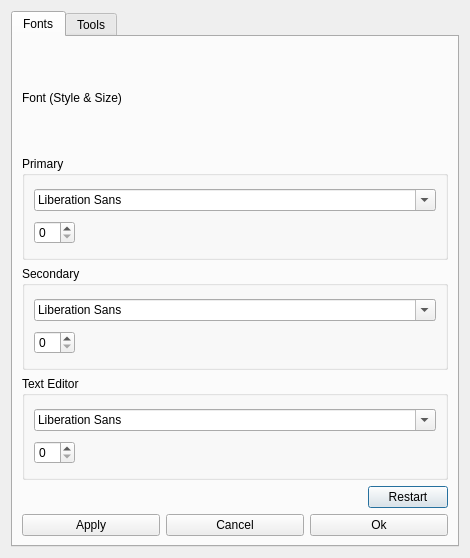
<?xml version="1.0" encoding="UTF-8"?>
<ui version="4.0">
 <class>Dialog</class>
 <widget class="QDialog" name="Dialog">
  <property name="geometry">
   <rect>
    <x>0</x>
    <y>0</y>
    <width>470</width>
    <height>558</height>
   </rect>
  </property>
  <property name="windowTitle">
   <string>Dialog</string>
  </property>
  <layout class="QVBoxLayout" name="verticalLayout_5">
   <item>
    <widget class="QTabWidget" name="tabWidget">
     <property name="tabPosition">
      <enum>QTabWidget::TabPosition::North</enum>
     </property>
     <property name="tabShape">
      <enum>QTabWidget::TabShape::Rounded</enum>
     </property>
     <property name="currentIndex">
      <number>0</number>
     </property>
     <widget class="QWidget" name="font_tab">
      <attribute name="title">
       <string>Fonts</string>
      </attribute>
      <layout class="QVBoxLayout" name="verticalLayout_4">
       <item>
        <widget class="QLabel" name="label">
         <property name="text">
          <string>Font (Style &amp; Size)</string>
         </property>
        </widget>
       </item>
       <item>
        <widget class="QGroupBox" name="groupBox">
         <property name="title">
          <string>Primary</string>
         </property>
         <layout class="QVBoxLayout" name="verticalLayout_2">
          <item>
           <widget class="QFontComboBox" name="fontComboBox"/>
          </item>
          <item>
           <layout class="QHBoxLayout" name="horizontalLayout_3">
            <item>
             <widget class="QSpinBox" name="spinBox"/>
            </item>
            <item>
             <spacer name="horizontalSpacer">
              <property name="orientation">
               <enum>Qt::Orientation::Horizontal</enum>
              </property>
              <property name="sizeHint" stdset="0">
               <size>
                <width>40</width>
                <height>20</height>
               </size>
              </property>
             </spacer>
            </item>
           </layout>
          </item>
         </layout>
        </widget>
       </item>
       <item>
        <widget class="QGroupBox" name="groupBox_2">
         <property name="title">
          <string>Secondary</string>
         </property>
         <layout class="QVBoxLayout" name="verticalLayout_3">
          <item>
           <widget class="QFontComboBox" name="fontComboBox_2"/>
          </item>
          <item>
           <layout class="QHBoxLayout" name="horizontalLayout_5">
            <item>
             <widget class="QSpinBox" name="spinBox_2"/>
            </item>
            <item>
             <spacer name="horizontalSpacer_3">
              <property name="orientation">
               <enum>Qt::Orientation::Horizontal</enum>
              </property>
              <property name="sizeHint" stdset="0">
               <size>
                <width>40</width>
                <height>20</height>
               </size>
              </property>
             </spacer>
            </item>
           </layout>
          </item>
         </layout>
        </widget>
       </item>
       <item>
        <widget class="QGroupBox" name="groupBox_3">
         <property name="title">
          <string>Text Editor</string>
         </property>
         <layout class="QVBoxLayout" name="verticalLayout">
          <item>
           <widget class="QFontComboBox" name="fontComboBox_3"/>
          </item>
          <item>
           <layout class="QHBoxLayout" name="horizontalLayout_7">
            <item>
             <widget class="QSpinBox" name="spinBox_3"/>
            </item>
            <item>
             <spacer name="horizontalSpacer_4">
              <property name="orientation">
               <enum>Qt::Orientation::Horizontal</enum>
              </property>
              <property name="sizeHint" stdset="0">
               <size>
                <width>40</width>
                <height>20</height>
               </size>
              </property>
             </spacer>
            </item>
           </layout>
          </item>
         </layout>
        </widget>
       </item>
       <item>
        <layout class="QHBoxLayout" name="horizontalLayout_4">
         <item>
          <spacer name="horizontalSpacer_2">
           <property name="orientation">
            <enum>Qt::Orientation::Horizontal</enum>
           </property>
           <property name="sizeHint" stdset="0">
            <size>
             <width>40</width>
             <height>20</height>
            </size>
           </property>
          </spacer>
         </item>
         <item>
          <widget class="QPushButton" name="pushButton_4">
           <property name="text">
            <string>Restart</string>
           </property>
          </widget>
         </item>
        </layout>
       </item>
       <item>
        <layout class="QHBoxLayout" name="horizontalLayout">
         <item>
          <widget class="QPushButton" name="pushButton">
           <property name="text">
            <string>Apply</string>
           </property>
          </widget>
         </item>
         <item>
          <widget class="QPushButton" name="pushButton_2">
           <property name="text">
            <string>Cancel</string>
           </property>
          </widget>
         </item>
         <item>
          <widget class="QPushButton" name="pushButton_3">
           <property name="text">
            <string>Ok</string>
           </property>
          </widget>
         </item>
        </layout>
       </item>
      </layout>
     </widget>
     <widget class="QWidget" name="tools_tab">
      <attribute name="title">
       <string>Tools</string>
      </attribute>
      <layout class="QVBoxLayout" name="verticalLayout_6">
       <item>
        <widget class="QLabel" name="label_2">
         <property name="text">
          <string>Dictionary</string>
         </property>
         <property name="alignment">
          <set>Qt::AlignmentFlag::AlignCenter</set>
         </property>
        </widget>
       </item>
       <item>
        <widget class="QLabel" name="label_3">
         <property name="text">
          <string>Space Repetition System</string>
         </property>
         <property name="alignment">
          <set>Qt::AlignmentFlag::AlignCenter</set>
         </property>
        </widget>
       </item>
      </layout>
     </widget>
    </widget>
   </item>
  </layout>
 </widget>
 <resources/>
 <connections/>
</ui>
